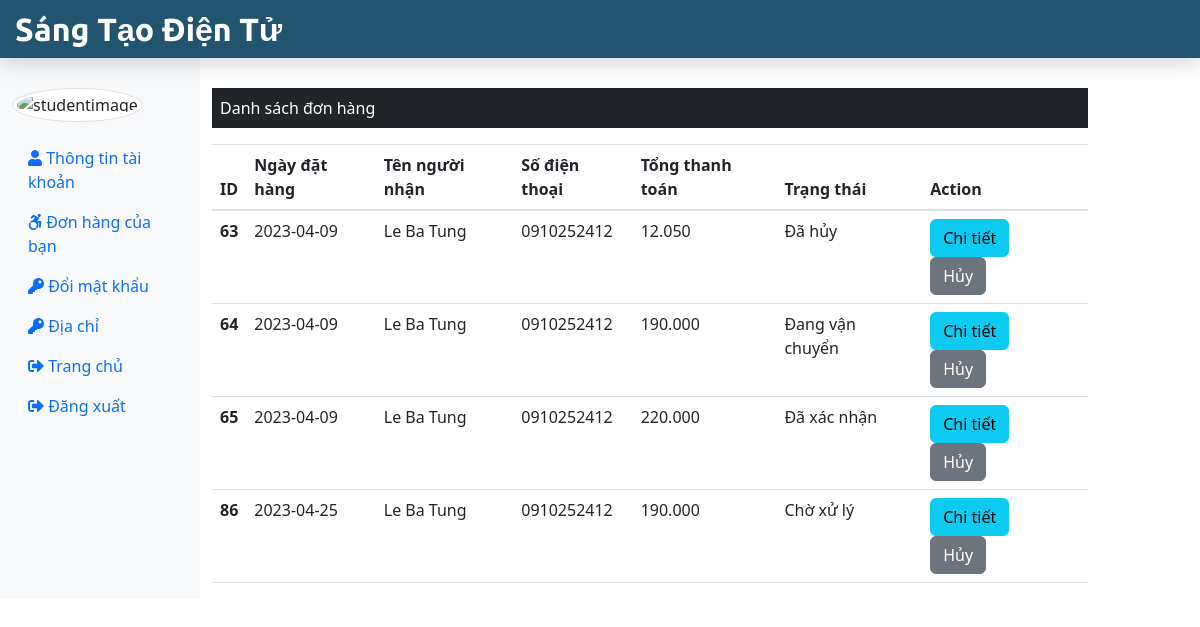
The page /Customer/myOrders.php (signed in) on the database its author committed.
### tables this page shows
CREATE TABLE `donhang` (
  `dh_id` int(11) NOT NULL,
  `tt_id` int(11) NOT NULL,
  `dh_soLuong` int(11) NOT NULL,
  `dh_tongThanhToan` int(11) NOT NULL,
  `dh_ngayDat` date NOT NULL,
  `dh_ghiChu` varchar(50) NOT NULL,
  `nm_id` int(11) NOT NULL,
  `dh_pttt` tinyint(4) NOT NULL DEFAULT 1
);

CREATE TABLE `nguoimua` (
  `nm_id` int(11) NOT NULL,
  `nm_ten` varchar(50) NOT NULL,
  `nm_email` varchar(50) NOT NULL,
  `nm_matKhau` varchar(50) NOT NULL,
  `nm_sdt` char(10) NOT NULL,
  `nm_hinhAnh` text NOT NULL,
  `nm_trangThai` tinyint(1) NOT NULL
);

CREATE TABLE `trangthai` (
  `tt_id` int(11) NOT NULL,
  `tt_ten` varchar(20) NOT NULL
);

### admin/format.php (called while the page is built)
<?php
    function format_curency($n=0){
       $n=(string)$n;
       $n=strrev($n);
       $res='';
       for($i=0; $i<strlen($n); $i++){
        if($i%3 == 0 && $i != 0){
            $res.='.';
        }
        $res.=$n[$i];
       }
       $res=strrev($res);
       return $res;
    }
?>

### Customer/myOrders.php (the view, shortened to what this page needs)
<?php
include('./cusInclude/header.php');
include_once('../dbConnection.php');
include('../admin/format.php');
if (isset($_SESSION['is_login'])) {
    $stuEmail = $_SESSION['userLogEmail'];
} else {
    echo "<script> location.href='../index.php'; </script>";
}
?>
<div class="col-sm-9 mt-5">
    <p class="bg-dark text-white p-2">Danh sách đơn hàng</p>
    <table class="table">
        <thead>
            <tr>
                <th scope="col">ID</th>
                <th scope="col">Ngày đặt hàng</th>
                <th scope="col">Tên người nhận</th>
                <th scope="col">Số điện thoại</th>
                <th scope="col">Tổng thanh toán</th>
                <th scope="col">Trạng thái</th>
                <th scope="col">Action</th>
            </tr>
        </thead>
       <tbody>
        <?php
            $sql = "SELECT nm_id FROM nguoimua
                    WHERE nm_email = '".$stuEmail."'";
            $result = $conn->query($sql);
            $row = $result-> fetch_assoc();
            $nm_id = $row['nm_id'];
            $sql = "SELECT * FROM donHang AS dh JOIN trangThai AS tt JOIN nguoiMua AS nm
                    WHERE dh.tt_id = tt.tt_id AND '".$nm_id."' = dh.nm_id AND '".$nm_id."' = nm.nm_id";
            $result = $conn->query($sql);
                if($result -> num_rows > 0) {
        ?>
            <?php while($row = $result -> fetch_assoc()){
            echo '<tr>';
            echo '<th scope="row">'.$row["dh_id"].'</th>';
            echo '<td>'.$row["dh_ngayDat"].'</td>';
            echo '<td>'.$row["nm_ten"].'</td>';
            echo '<td>'.$row["nm_sdt"].'</td>';
            echo '<td>'.format_curency($row["dh_tongThanhToan"]).'</td>';
            echo '<td>'.$row["tt_ten"].'&nbsp';
            echo '</td>
                <td>';
            echo '
                <form action="chiTietDonHang.php" method="POST" class="d-inline">
                    <input type="hidden" name="id" value='.$row["dh_id"].'>
                    <button type="submit" class="btn btn-info mr-3" name="view" value="View">
                            Chi tiết
                    </button>
                </form>
                <form method="POST" class="d-inline">
                    <input type="hidden" name="id" value='.$row["dh_id"].'>
                    <button type="submit" class="btn btn-secondary" name="cancel" value="cancel">
                        Hủy
                    </button>
                </form>
            </td>
        </tr>';
            } ?>
        </tbody>
    </table>
    <?php }
    else{
        echo "0 Result";
    }
    ?>
</div>
</div>
</div>
<?php
include("./cusInclude/footer.php");
?>

### rows shown on the page
donhang: dh_id "63", dh_ngayDat "2023-04-09", nm.nm_ten "Le Ba Tung", nm.nm_sdt "0910252412", dh_tongThanhToan "12.050", tt.tt_ten "Đã hủy"
donhang: dh_id "64", dh_ngayDat "2023-04-09", nm.nm_ten "Le Ba Tung", nm.nm_sdt "0910252412", dh_tongThanhToan "190.000", tt.tt_ten "Đang vận chuyển"
donhang: dh_id "65", dh_ngayDat "2023-04-09", nm.nm_ten "Le Ba Tung", nm.nm_sdt "0910252412", dh_tongThanhToan "220.000", tt.tt_ten "Đã xác nhận"
donhang: dh_id "86", dh_ngayDat "2023-04-25", nm.nm_ten "Le Ba Tung", nm.nm_sdt "0910252412", dh_tongThanhToan "190.000", tt.tt_ten "Chờ xử lý"
